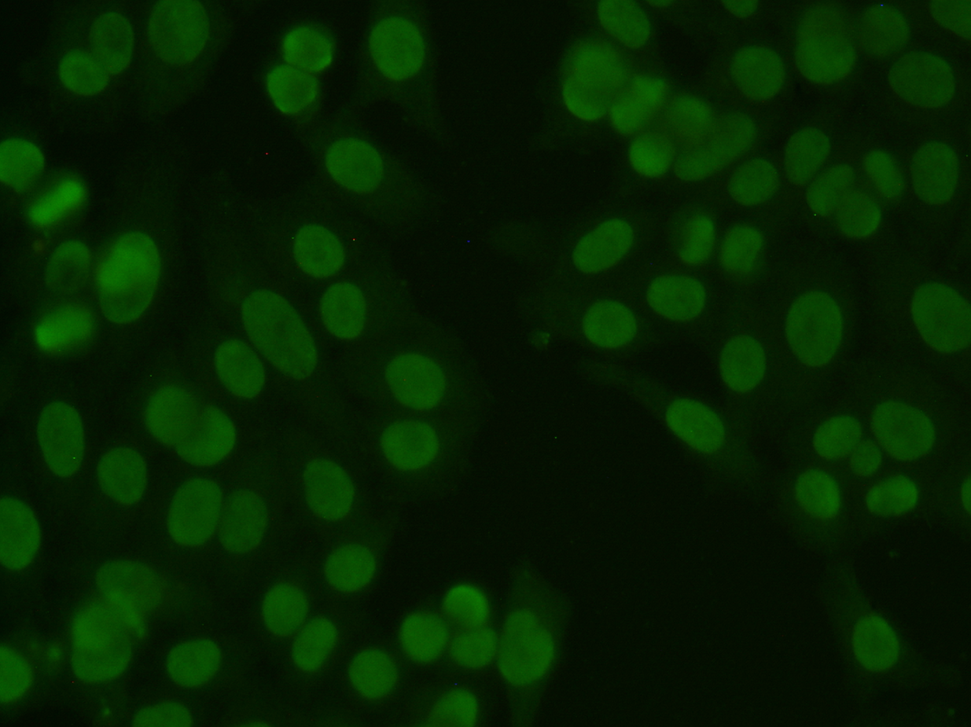
%> input picture cells.png, 971 x 727 px, shrunk from 1235 x 925 before the run
$ octave 'Image segmentation.m'   (GNU Octave 9; MATLAB toolbox functions it lacks are replaced by stand-ins)
%> lines starting %> are read from the running program, lines starting %| are printed output that depends on the picture; in (x1, y1, x2, y2) boxes, pixels count from 0 and x2, y2 are one past the last pixel; in counts of white or black regions, pixels touching at a corner belong together; the program's own positions count from 1
%QUESTION 3.1
%Read Image
img = imread('cells.png');
%> img is the input picture: size 727x971x3 uint8; mean R, G, B 5.4, 32, 1
img_grey = rgb2gray(double(imread('cells.png'))/255.0);
%> img_grey: size 727x971 double; min 0.0212, max 0.314, mean 0.0804
img_grey_sing = rgb2gray(img);

%OTSU's method
lev = graythresh(img_grey);
%> lev = 0.106
otsu_img = imbinarize(img_grey,lev);
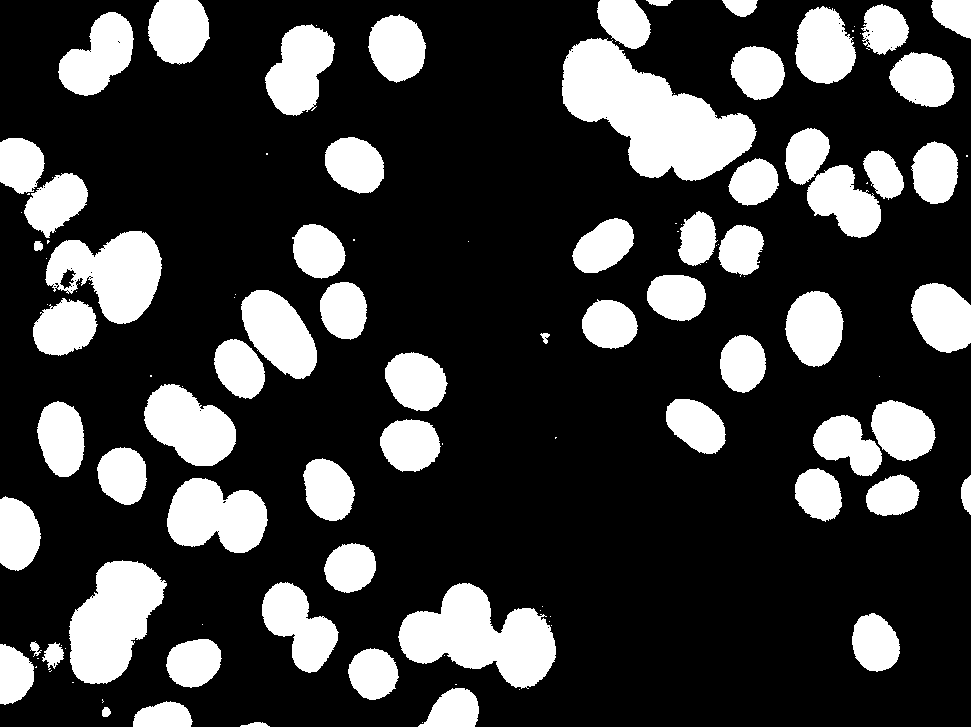
%> otsu_img: size 727x971 logical; 24.2% white; 117 white regions (52 under 20 px), largest, box (x1, y1, x2, y2) and area: (562, 38, 757, 181) 14439, (398, 583, 556, 689) 9528, (69, 560, 167, 684) 7761

%Adaptive thresholding method
T = adaptthresh(img_grey, 0.4); %sensitivity parameter
adapt_img = imbinarize(img_grey,T);
%> adapt_img: size 727x971 logical; 22.3% white; 1095 white regions (1002 under 20 px), largest, box (x1, y1, x2, y2) and area: (72, 560, 165, 684) 6675, (144, 383, 236, 465) 4289, (266, 21, 333, 117) 4226

%K-means method
[L,Centers] = imsegkmeans(img_grey_sing,3); %number of clusters desired
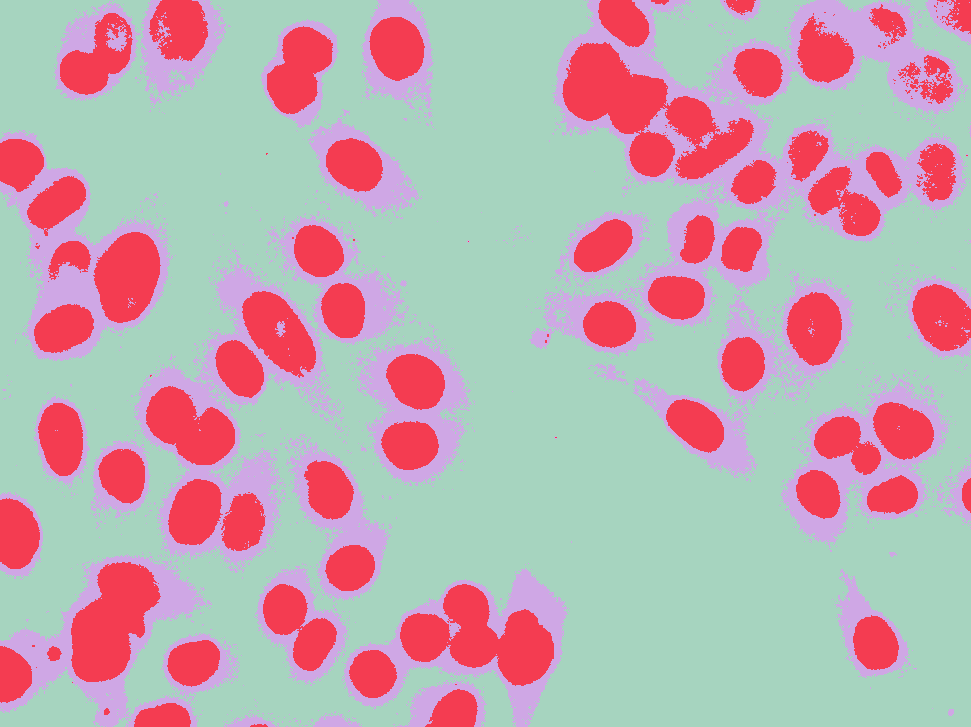
%> L: size 727x971 uint8; 3 distinct labels, from 1 to 3; one colour per label, 0 black
%> Centers = [13; 42; 22]
k_img = labeloverlay(img_grey_sing,L);
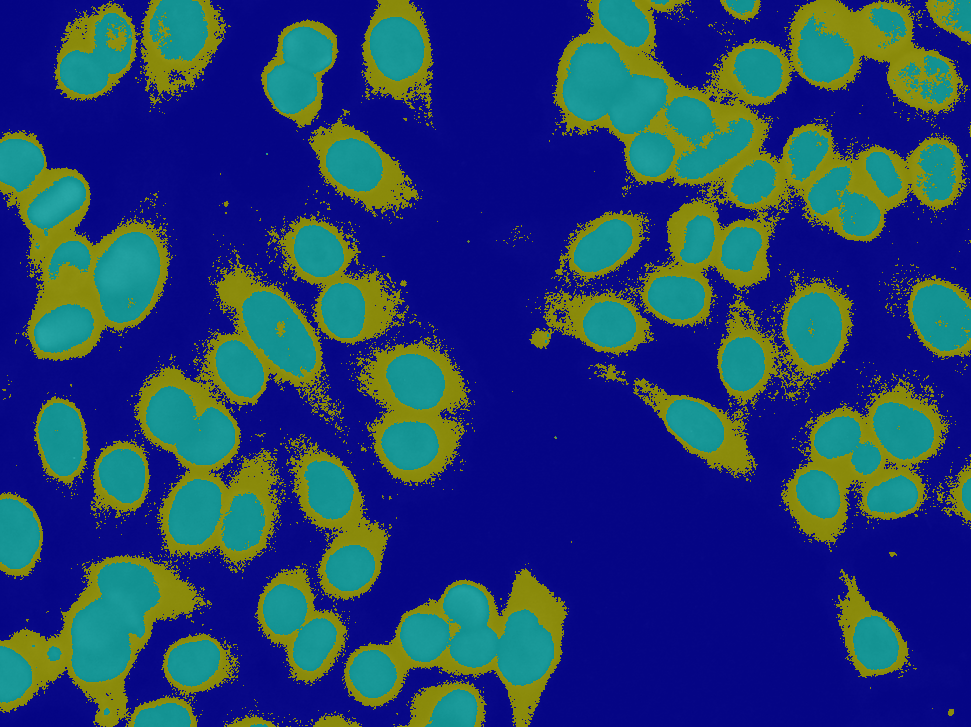
%> k_img: size 727x971x3 uint8; mean R, G, B 35.4, 61.3, 113.1

%Edge detection method - morphology segmentation
%Get threshold value of edges using Sobel operator
[~,threshold] = edge(img_grey,'sobel');
%> threshold = 0.0103
factor = 0.8; %check for optimal
edge_img = edge(img_grey,'sobel',threshold * factor);
%> edge_img: size 727x971 logical; 2.9% white in thin lines or dots

%Dilate using structuring elements
e90 = strel('line',2,90);
e0 = strel('line',2,0);
dil_img = imdilate(edge_img,[e90 e0]);
%> dil_img: size 727x971 logical; 12.5% white; 1129 white regions (863 under 20 px), largest, box (x1, y1, x2, y2) and area: (392, 582, 545, 672) 3733, (266, 17, 339, 121) 2677, (18, 167, 92, 246) 2652

%Filling the gaps
fill_img = imfill(dil_img,'holes');
%> fill_img: size 727x971 logical; 20.6% white; 837 white regions (627 under 20 px), largest, box (x1, y1, x2, y2) and area: (213, 288, 318, 401) 7317, (812, 398, 937, 478) 6213, (91, 229, 166, 325) 5115

%Cleaning the borders of structures that are connected to the edges
noborders_img = imclearborder(fill_img,8);

elemd = strel('diamond',1);
img_edge = imerode(noborders_img,elemd);
%> img_edge: size 727x971 logical; 15.9% white; 923 white regions (847 under 20 px), largest, box (x1, y1, x2, y2) and area: (214, 289, 317, 400) 6901, (813, 399, 936, 477) 5777, (92, 230, 165, 324) 4782
img_edge = imerode(img_edge,elemd);
%> img_edge: size 727x971 logical; 13.5% white; 351 white regions (248 under 20 px), largest, box (x1, y1, x2, y2) and area: (215, 290, 316, 399) 6515, (814, 400, 935, 476) 5377, (94, 231, 164, 323) 4510
%figure;imshow(labeloverlay(img_grey,img_final))

%Watershade method
img_filter = adapthisteq(img_grey); %contrast limited adaptive histogram equalization
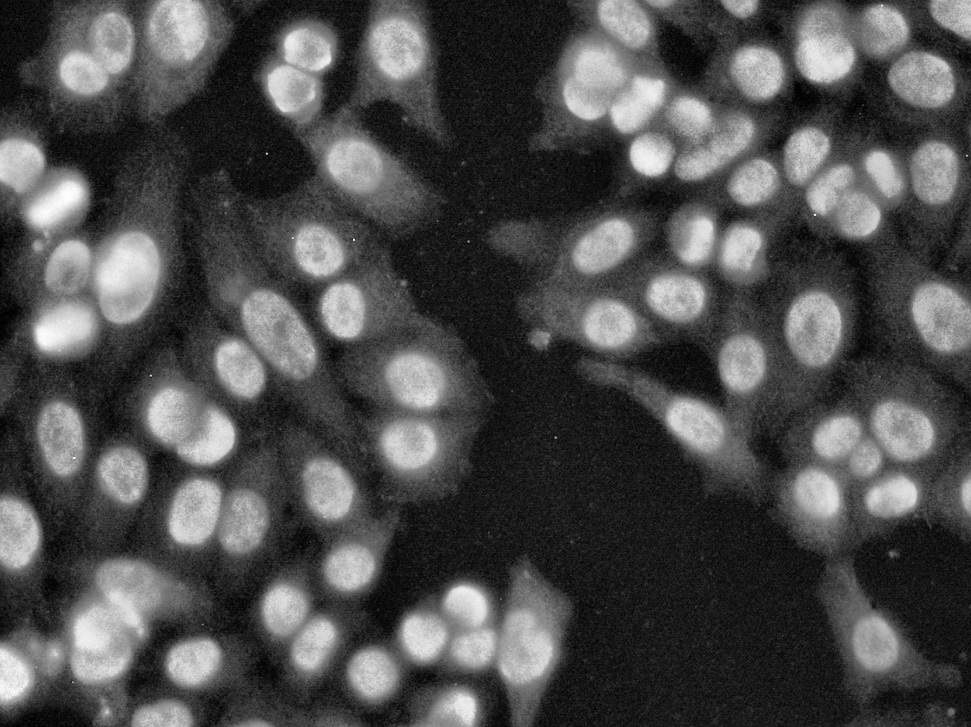
%> img_filter: size 727x971 double; min 0, max 1, mean 0.303
level = graythresh(img_grey);
%> level = 0.106
img_bin = imbinarize(img_grey,level);
img_dist = -bwdist(~img_bin); %Euclidean distance transform
img_dist(~img_bin) = -Inf;
img_wat = watershed(img_dist);
%> img_wat: size 727x971 uint8; 217 distinct labels, from 0 to 216
% [42 lines of commented-out code are left out]
img_outline = bwperim(img_wat);
%> img_outline: size 727x971 logical; 4.4% white in thin lines or dots
segment = img_grey;
segment(img_outline) = 255;
%> segment: size 727x971 double; min 0.0212, max 255, mean 11.3
%figure;imshow(segment)

dilatedImage = imdilate(segment,strel('disk',1));
se = strel('disk',1);
finalsmooth = imclose(dilatedImage,se);
%imshow(finalsmooth)
imshowpair(segment,finalsmooth, 'montage')

%Failed attempt at solving oversegmentation
%{
mask = imextendedmin(img_dist,2);
figure;imshowpair(img_grey,mask,'blend')
D2 = imimposemin(img_dist,mask,8);
Ld2 = watershed(D2);
bw3 = img_grey;
bw3(Ld2 == 0) = 255;
figure;imshow(bw3)
%}

%QUESTION 3.3
%3.3.1
otsu_bin = imbinarize(img_grey,lev);
area_cells = table2array(regionprops('table',otsu_bin,img_grey,'Area'))
%> area_cells = 117 values, max 14439 at index 73, min 1 at index 4, mean 1459.3
%3.3.2
greench = img(:, :, 2);
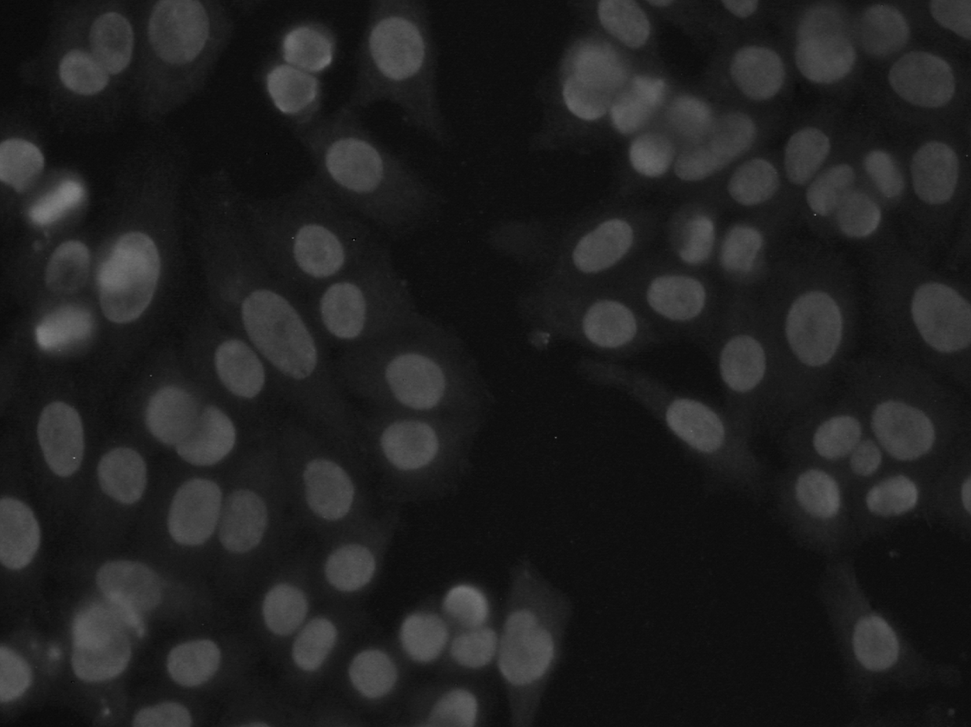
%> greench: size 727x971 uint8; min 0, max 129, mean 32
green_grey = im2gray(greench);
levgreen = graythresh(green_grey);
%> levgreen = 0.169
otsu_green = imbinarize(img_grey,levgreen);
%> otsu_green: size 727x971 logical; 7.7% white; 536 white regions (458 under 20 px), largest, box (x1, y1, x2, y2) and area: (74, 587, 140, 679) 3116, (97, 234, 158, 296) 2603, (446, 586, 495, 665) 2247
bright_cells = table2array(regionprops('table',otsu_green,green_grey,'MeanIntensity'));
%> bright_cells = 536 values, max 100.7 at index 41, min 24 at index 207, mean 70.13
%3.3.3
mean_area = mean(area_cells)
%> mean_area = 1459.3
std_area = std(area_cells)
%> std_area = 2128.2
mean_bright = mean(bright_cells)
%> mean_bright = 70.13
std_bright = std(bright_cells)
%> std_bright = 3.85

%QUESTION 3.4

img_ecoli = imread('Ecoli.png');
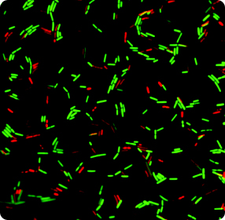
%> input picture Ecoli.png, 225 x 220 px, shrunk from 286 x 280 before the run
%> img_ecoli is the input picture: size 220x225x3 uint8; mean R, G, B 7.5, 16.4, 0.6
img_grey_ecoli = rgb2gray(double(imread('Ecoli.png'))/255.0);
%> img_grey_ecoli: size 220x225 double; min 0, max 1, mean 0.0467

%Convert to L*a*b* colorspace
img_lab = rgb2lab(img_ecoli);
%> img_lab: size 220x225x3 double; mean of channels 1, 2, 3 6.4, -4.3, 6.6
ab = img_lab(:,:,2:3); %Choose only color related channels, ignore the brightness one
ab = im2single(ab);

colors_use = 4; %number of clusters based on colours we want to create, it can be seen in img_lab that there are more than 3 colours
pixel_labels = imsegkmeans(ab,colors_use,'NumAttempts',3);
%> pixel_labels: size 220x225 uint8; 4 distinct labels, from 1 to 4
mask1 = pixel_labels==4; %mask of Green colour, most common
%> mask1: size 220x225 logical; 4% white in thin lines or dots
clust_green = img_ecoli .* uint8(mask1);
figure;imshowpair(img_ecoli,clust_green,'montage')
title('Segmented GFP cells')

clust_gray = rgb2gray(clust_green);
%> clust_gray: size 220x225 uint8; 107 distinct labels, from 0 to 236
img_outline_ecoli = bwperim(clust_gray);
%> img_outline_ecoli: size 220x225 logical; 4% white in thin lines or dots
segment_ecoli = img_grey_ecoli;
segment_ecoli(img_outline_ecoli) = 255;
%> segment_ecoli: size 220x225 double; min 0, max 255, mean 10.3
%figure;imshow(segment_ecoli)

dilatedecoli = imdilate(segment_ecoli,strel('disk',1));
se = strel('disk',1);
finalecoli = imclose(dilatedecoli,se);
figure;imshowpair(segment_ecoli,finalecoli,'montage')
%> after `imshowpair(segment_ecoli,finalecoli,'montage')`:
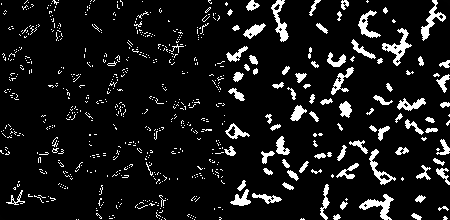
%> displayed picture: size 220x450, on the screen's scale of 0 to 255; min 0, max 255, mean 23.6
title('Outlined cells')
